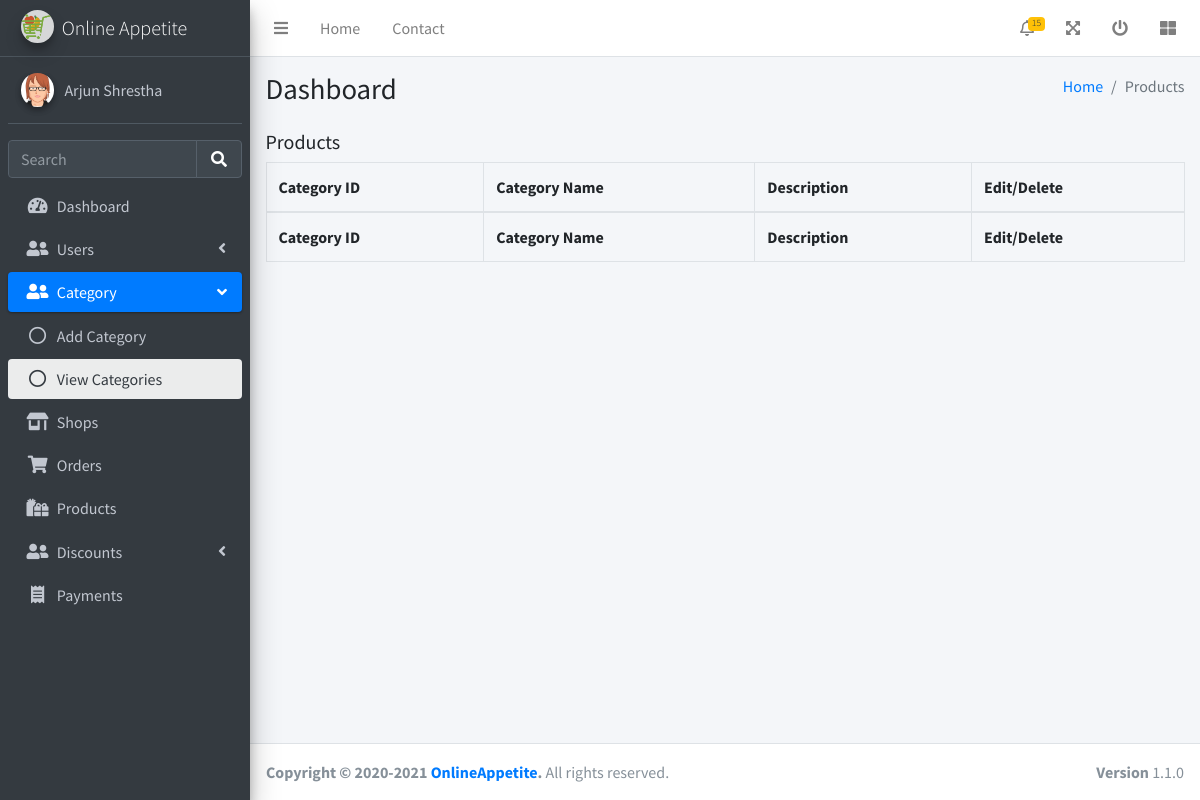
The page /admin/viewCategories.php (signed in) on the database as committed earlier.
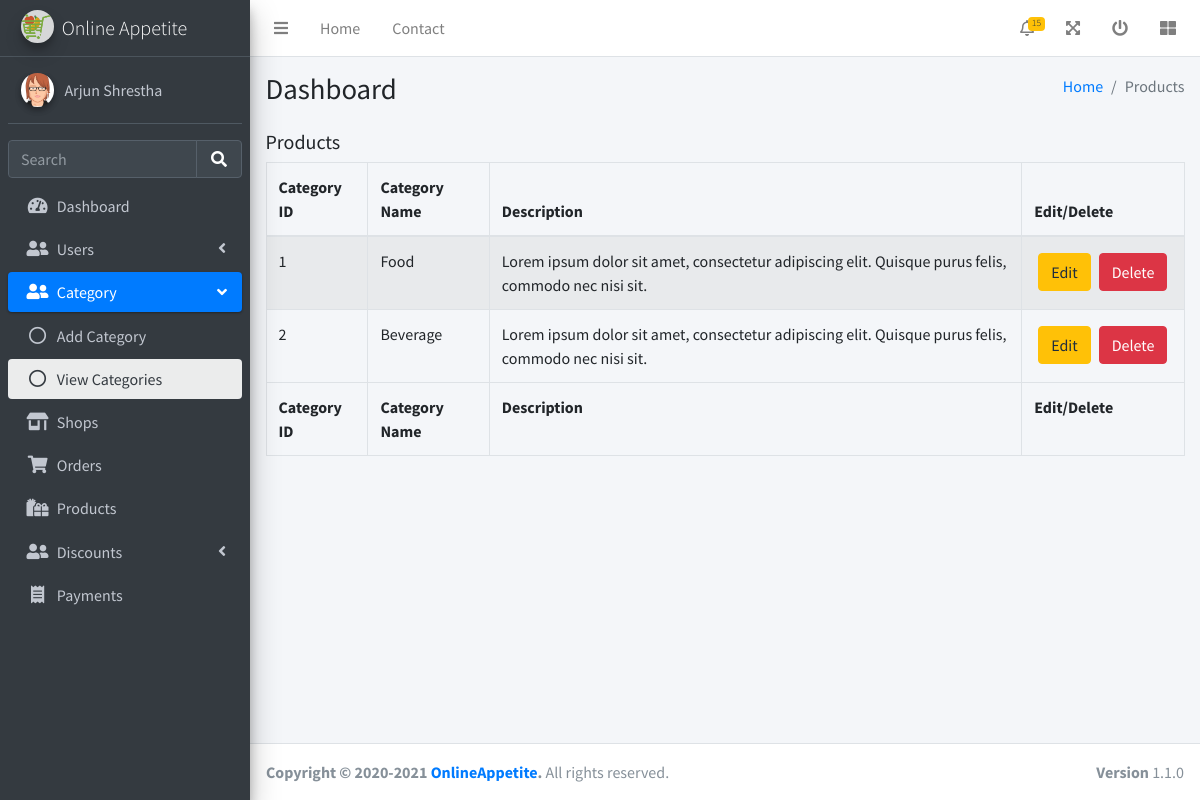
The same page on the database as committed later.
### tables this page shows
CREATE TABLE categories (
	category_id INTEGER NOT NULL PRIMARY KEY AUTOINCREMENT,
	category_name VARCHAR(30) NOT NULL,
	description VARCHAR(200) NOT NULL,
	created_at TIMESTAMP DEFAULT CURRENT_TIMESTAMP,
	updated_at TIMESTAMP NULL
);

### utils/database.php (called while the page is built, shortened)
<?php
    try {
        $conn = new PDO("sqlite:".__DIR__."/../database.sqlite");
        $conn->setAttribute(PDO::ATTR_ERRMODE, PDO::ERRMODE_EXCEPTION);
    }catch(PDOException $e) {
        die("Connection failed: " . $e->getMessage());
    }
    function fetch_all_row($sql){
        global $conn;
        $stmt = $conn->prepare($sql);
        $stmt->execute();
        $res = $stmt->fetchAll(PDO::FETCH_ASSOC);
        return $res;
    }

### admin/viewCategories.php (the view, shortened to what this page needs)
<?php
require_once '../utils/database.php';
?>
<!DOCTYPE html>
<html lang="en">
<head>
  <link rel="stylesheet" href="/css/fontawesome-free/css/all.min.css">
  <link rel="stylesheet" href="/css/datatables-bs4/dataTables.bootstrap4.min.css">
  <link rel="stylesheet" href="/css/datatables-responsive/responsive.bootstrap4.min.css">
  <link rel="stylesheet" href="/css/datatables-buttons/buttons.bootstrap4.min.css">
  <link rel="stylesheet" href="https://code.ionicframework.com/ionicons/2.0.1/css/ionicons.min.css">
  <link rel="stylesheet" href="/css/adminlte/adminlte.min.css">
</head>
<body class="hold-transition sidebar-mini">
  <div class="wrapper">
    <?php
    include 'header.php';
    $categories = fetch_all_row("SELECT * FROM categories");
    ?>
    <div class="content-wrapper">
      <section class="content-header">
        <div class="container-fluid">
          <div class="row mb-2">
            <div class="col-sm-6">
              <h1>Dashboard</h1>
            </div>
            <div class="col-sm-6">
              <ol class="breadcrumb float-sm-right">
                <li class="breadcrumb-item"><a href="#">Home</a></li>
                <li class="breadcrumb-item active">Products</li>
              </ol>
            </div>
          </div>
        </div>
      </section>
      <section class="content">
        <div class="container-fluid">
          <h5 class="mb-2">Products</h5>
          <table id="shopTable" class="table table-bordered table-striped">
            <thead>
              <tr>
                <th>Category ID</th>
                <th>Category Name</th>
                <th class="no-sort">Description</th>
                <th class="no-sort no-search">Edit/Delete</th>
              </tr>
            </thead>
            <tbody>
              <?php foreach ($categories as $category) { ?>
                <tr>
                  <td><?=$category['category_id']?></td>
                  <td><?=$category['category_name']?></td>
                  <td><?=$category['description']?></td>
                  <td>
                    <div class="d-flex">
                      <button class="btn btn-warning m-1">Edit</button>
                      <button class="btn btn-danger m-1">Delete</button>
                    </div>
                  </td>
                </tr>
              <?php } ?>
            </tbody>
            <tfoot>
              <tr>
              <th>Category ID</th>
                <th>Category Name</th>
                <th>Description</th>
                <th>Edit/Delete</th>
              </tr>
            </tfoot>
          </table>
        </div>
      </section>
    </div>
    <?php include 'footer.php'; ?>
  </div>
</body>
</html>

Rows that differ between the two databases and show on the page:
added categories: category_id "1", category_name "Food", description "Lorem ipsum dolor sit amet, consectetur adipiscing elit. Quisque purus felis, commodo nec nisi sit."
added categories: category_id "2", category_name "Beverage", description "Lorem ipsum dolor sit amet, consectetur adipiscing elit. Quisque purus felis, commodo nec nisi sit."
